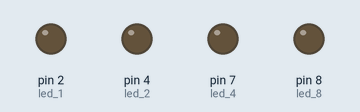
A sketch run on a simulated Arduino Uno, built with avr-gcc and run on an emulated ATmega328P. Parts: output pins drawn as LEDs (lit = HIGH).

Above: at 0.1 s.
At 3.1 s:
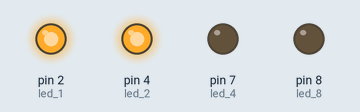
At 7.1 s:
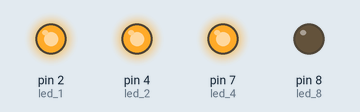
At 14.1 s:
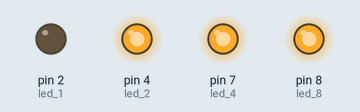
At 25.1 s:
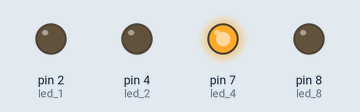
At 36.1 s:
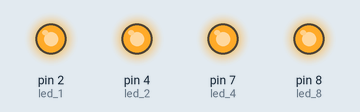
Timing chart, 0 to 37.6 s (numbered marks = the images above):
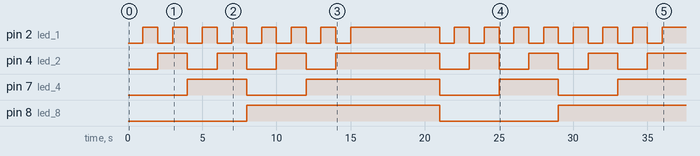

The sketch:

binary_counter.ino
```cpp
//Binary Counter by Agrim Sharma

const int led_1 = 2;
const int led_2 = 4;
const int led_4 = 7;
const int led_8 = 8;
const int del = 1000;
const int longDelay = 5000;

void setup(){

  pinMode(led_1, OUTPUT);
  pinMode(led_2, OUTPUT);
  pinMode(led_4, OUTPUT);
  pinMode(led_8, OUTPUT);

  }

void loop(){

  digitalWrite(led_1, LOW);
  digitalWrite(led_2, LOW);
  digitalWrite(led_4, LOW);
  digitalWrite(led_8, LOW);
  delay(del);

  digitalWrite(led_1, HIGH);
  digitalWrite(led_2, LOW);
  digitalWrite(led_4, LOW);
  digitalWrite(led_8, LOW);
  delay(del);

  digitalWrite(led_1, LOW);
  digitalWrite(led_2, HIGH);
  digitalWrite(led_4, LOW);
  digitalWrite(led_8, LOW);
  delay(del);

  digitalWrite(led_1, HIGH);
  digitalWrite(led_2, HIGH);
  digitalWrite(led_4, LOW);
  digitalWrite(led_8, LOW);
  delay(del);

  digitalWrite(led_1, LOW);
  digitalWrite(led_2, LOW);
  digitalWrite(led_4, HIGH);
  digitalWrite(led_8, LOW);
  delay(del);

  digitalWrite(led_1, HIGH);
  digitalWrite(led_2, LOW);
  digitalWrite(led_4, HIGH);
  digitalWrite(led_8, LOW);
  delay(del);

  digitalWrite(led_1, LOW);
  digitalWrite(led_2, HIGH);
  digitalWrite(led_4, HIGH);
  digitalWrite(led_8, LOW);
  delay(del);

  digitalWrite(led_1, HIGH);
  digitalWrite(led_2, HIGH);
  digitalWrite(led_4, HIGH);
  digitalWrite(led_8, LOW);
  delay(del);

  digitalWrite(led_1, LOW);
  digitalWrite(led_2, LOW);
  digitalWrite(led_4, LOW);
  digitalWrite(led_8, HIGH);
  delay(del);

  digitalWrite(led_1, HIGH);
  digitalWrite(led_2, LOW);
  digitalWrite(led_4, LOW);
  digitalWrite(led_8, HIGH);
  delay(del);

  digitalWrite(led_1, LOW);
  digitalWrite(led_2, HIGH);
  digitalWrite(led_4, LOW);
  digitalWrite(led_8, HIGH);
  delay(del);

  digitalWrite(led_1, HIGH);
  digitalWrite(led_2, HIGH);
  digitalWrite(led_4, LOW);
  digitalWrite(led_8, HIGH);
  delay(del);

  digitalWrite(led_1, LOW);
  digitalWrite(led_2, LOW);
  digitalWrite(led_4, HIGH);
  digitalWrite(led_8, HIGH);
  delay(del);

  digitalWrite(led_1, HIGH);
  digitalWrite(led_2, LOW);
  digitalWrite(led_4, HIGH);
  digitalWrite(led_8, HIGH);
  delay(del);

  digitalWrite(led_1, LOW);
  digitalWrite(led_2, HIGH);
  digitalWrite(led_4, HIGH);
  digitalWrite(led_8, HIGH);
  delay(del);

  digitalWrite(led_1, HIGH);
  digitalWrite(led_2, HIGH);
  digitalWrite(led_4, HIGH);
  digitalWrite(led_8, HIGH);
  delay(del);

  delay(longDelay);

  }
```

Measured:
- by itself, pin 2 (led_1): goes 7 × (HIGH 1.0 s, LOW 1.0 s), HIGH 6.0 s, 7 × (LOW 1.0 s, HIGH 1.0 s), LOW 1.0 s, then HIGH
- by itself, pin 4 (led_2): goes 3 × (HIGH 2.0 s, LOW 2.0 s), HIGH 7.0 s, 3 × (LOW 2.0 s, HIGH 2.0 s), LOW 2.0 s, then HIGH
- by itself, pin 7 (led_4): goes HIGH 4.0 s, LOW 4.0 s, HIGH 9.0 s, LOW 4.0 s, HIGH 4.0 s, LOW 4.0 s, then HIGH
- by itself, pin 8 (led_8): LOW → HIGH at 8.0 s, → LOW 13.0 s later, → HIGH 8.0 s later
